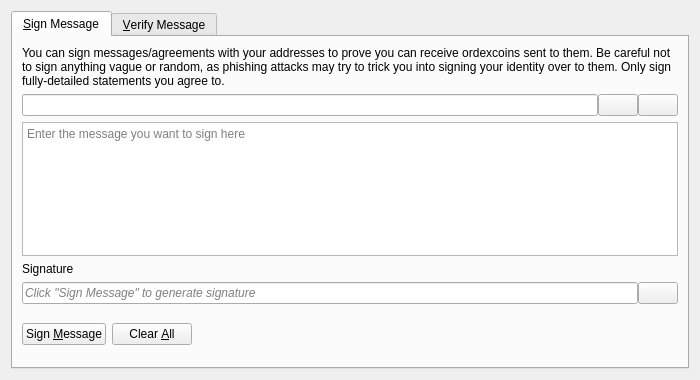
<?xml version="1.0" encoding="UTF-8"?>
<ui version="4.0">
 <class>SignVerifyMessageDialog</class>
 <widget class="QDialog" name="SignVerifyMessageDialog">
  <property name="geometry">
   <rect>
    <x>0</x>
    <y>0</y>
    <width>700</width>
    <height>380</height>
   </rect>
  </property>
  <property name="windowTitle">
   <string>Signatures - Sign / Verify a Message</string>
  </property>
  <property name="modal">
   <bool>true</bool>
  </property>
  <layout class="QVBoxLayout" name="verticalLayout">
   <item>
    <widget class="QTabWidget" name="tabWidget">
     <property name="currentIndex">
      <number>0</number>
     </property>
     <widget class="QWidget" name="tabSignMessage">
      <attribute name="title">
       <string>&amp;Sign Message</string>
      </attribute>
      <layout class="QVBoxLayout" name="verticalLayout_SM">
       <item>
        <widget class="QLabel" name="infoLabel_SM">
         <property name="text">
          <string>You can sign messages/agreements with your addresses to prove you can receive ordexcoins sent to them. Be careful not to sign anything vague or random, as phishing attacks may try to trick you into signing your identity over to them. Only sign fully-detailed statements you agree to.</string>
         </property>
         <property name="textFormat">
          <enum>Qt::PlainText</enum>
         </property>
         <property name="wordWrap">
          <bool>true</bool>
         </property>
        </widget>
       </item>
       <item>
        <layout class="QHBoxLayout" name="horizontalLayout_1_SM">
         <property name="spacing">
          <number>0</number>
         </property>
         <item>
          <widget class="QValidatedLineEdit" name="addressIn_SM">
           <property name="toolTip">
            <string>The OrdexCoin address to sign the message with</string>
           </property>
          </widget>
         </item>
         <item>
          <widget class="QPushButton" name="addressBookButton_SM">
           <property name="toolTip">
            <string>Choose previously used address</string>
           </property>
           <property name="text">
            <string/>
           </property>
           <property name="icon">
            <iconset resource="../ordexcoin.qrc">
             <normaloff>:/icons/address-book</normaloff>:/icons/address-book</iconset>
           </property>
           <property name="shortcut">
            <string>Alt+A</string>
           </property>
           <property name="autoDefault">
            <bool>false</bool>
           </property>
          </widget>
         </item>
         <item>
          <widget class="QPushButton" name="pasteButton_SM">
           <property name="toolTip">
            <string>Paste address from clipboard</string>
           </property>
           <property name="text">
            <string/>
           </property>
           <property name="icon">
            <iconset resource="../ordexcoin.qrc">
             <normaloff>:/icons/editpaste</normaloff>:/icons/editpaste</iconset>
           </property>
           <property name="shortcut">
            <string>Alt+P</string>
           </property>
           <property name="autoDefault">
            <bool>false</bool>
           </property>
          </widget>
         </item>
        </layout>
       </item>
       <item>
        <widget class="QPlainTextEdit" name="messageIn_SM">
         <property name="toolTip">
          <string>Enter the message you want to sign here</string>
         </property>
         <property name="placeholderText">
          <string>Enter the message you want to sign here</string>
         </property>
        </widget>
       </item>
       <item>
        <widget class="QLabel" name="signatureLabel_SM">
         <property name="text">
          <string>Signature</string>
         </property>
         <property name="textFormat">
          <enum>Qt::PlainText</enum>
         </property>
        </widget>
       </item>
       <item>
        <layout class="QHBoxLayout" name="horizontalLayout_2_SM">
         <property name="spacing">
          <number>0</number>
         </property>
         <item>
          <widget class="QLineEdit" name="signatureOut_SM">
           <property name="placeholderText">
            <string>Click "Sign Message" to generate signature</string>
           </property>
           <property name="font">
            <font>
             <italic>true</italic>
            </font>
           </property>
           <property name="readOnly">
            <bool>true</bool>
           </property>
          </widget>
         </item>
         <item>
          <widget class="QPushButton" name="copySignatureButton_SM">
           <property name="toolTip">
            <string>Copy the current signature to the system clipboard</string>
           </property>
           <property name="text">
            <string/>
           </property>
           <property name="icon">
            <iconset resource="../ordexcoin.qrc">
             <normaloff>:/icons/editcopy</normaloff>:/icons/editcopy</iconset>
           </property>
           <property name="autoDefault">
            <bool>false</bool>
           </property>
          </widget>
         </item>
        </layout>
       </item>
       <item>
        <layout class="QHBoxLayout" name="horizontalLayout_3_SM">
         <item>
          <widget class="QPushButton" name="signMessageButton_SM">
           <property name="toolTip">
            <string>Sign the message to prove you own this OrdexCoin address</string>
           </property>
           <property name="text">
            <string>Sign &amp;Message</string>
           </property>
           <property name="icon">
            <iconset resource="../ordexcoin.qrc">
             <normaloff>:/icons/edit</normaloff>:/icons/edit</iconset>
           </property>
           <property name="autoDefault">
            <bool>false</bool>
           </property>
          </widget>
         </item>
         <item>
          <widget class="QPushButton" name="clearButton_SM">
           <property name="toolTip">
            <string>Reset all sign message fields</string>
           </property>
           <property name="text">
            <string>Clear &amp;All</string>
           </property>
           <property name="icon">
            <iconset resource="../ordexcoin.qrc">
             <normaloff>:/icons/remove</normaloff>:/icons/remove</iconset>
           </property>
           <property name="autoDefault">
            <bool>false</bool>
           </property>
          </widget>
         </item>
         <item>
          <spacer name="horizontalSpacer_1_SM">
           <property name="orientation">
            <enum>Qt::Horizontal</enum>
           </property>
           <property name="sizeHint" stdset="0">
            <size>
             <width>40</width>
             <height>48</height>
            </size>
           </property>
          </spacer>
         </item>
         <item>
          <widget class="QLabel" name="statusLabel_SM">
           <property name="font">
            <font>
             <weight>75</weight>
             <bold>true</bold>
            </font>
           </property>
           <property name="text">
            <string/>
           </property>
           <property name="wordWrap">
            <bool>true</bool>
           </property>
          </widget>
         </item>
         <item>
          <spacer name="horizontalSpacer_2_SM">
           <property name="orientation">
            <enum>Qt::Horizontal</enum>
           </property>
           <property name="sizeHint" stdset="0">
            <size>
             <width>40</width>
             <height>48</height>
            </size>
           </property>
          </spacer>
         </item>
        </layout>
       </item>
      </layout>
     </widget>
     <widget class="QWidget" name="tabVerifyMessage">
      <attribute name="title">
       <string>&amp;Verify Message</string>
      </attribute>
      <layout class="QVBoxLayout" name="verticalLayout_VM">
       <item>
        <widget class="QLabel" name="infoLabel_VM">
         <property name="text">
          <string>Enter the receiver's address, message (ensure you copy line breaks, spaces, tabs, etc. exactly) and signature below to verify the message. Be careful not to read more into the signature than what is in the signed message itself, to avoid being tricked by a man-in-the-middle attack. Note that this only proves the signing party receives with the address, it cannot prove sendership of any transaction!</string>
         </property>
         <property name="textFormat">
          <enum>Qt::PlainText</enum>
         </property>
         <property name="alignment">
          <set>Qt::AlignLeading|Qt::AlignLeft|Qt::AlignTop</set>
         </property>
         <property name="wordWrap">
          <bool>true</bool>
         </property>
        </widget>
       </item>
       <item>
        <layout class="QHBoxLayout" name="horizontalLayout_1_VM">
         <property name="spacing">
          <number>0</number>
         </property>
         <item>
          <widget class="QValidatedLineEdit" name="addressIn_VM">
           <property name="toolTip">
            <string>The OrdexCoin address the message was signed with</string>
           </property>
          </widget>
         </item>
         <item>
          <widget class="QPushButton" name="addressBookButton_VM">
           <property name="toolTip">
            <string>Choose previously used address</string>
           </property>
           <property name="text">
            <string/>
           </property>
           <property name="icon">
            <iconset resource="../ordexcoin.qrc">
             <normaloff>:/icons/address-book</normaloff>:/icons/address-book</iconset>
           </property>
           <property name="shortcut">
            <string>Alt+A</string>
           </property>
           <property name="autoDefault">
            <bool>false</bool>
           </property>
          </widget>
         </item>
        </layout>
       </item>
       <item>
        <widget class="QPlainTextEdit" name="messageIn_VM">
          <property name="toolTip">
            <string>The signed message to verify</string>
          </property>
          <property name="placeholderText">
            <string>The signed message to verify</string>
          </property>
        </widget>
       </item>
       <item>
        <widget class="QValidatedLineEdit" name="signatureIn_VM">
          <property name="toolTip">
            <string>The signature given when the message was signed</string>
          </property>
          <property name="placeholderText">
            <string>The signature given when the message was signed</string>
          </property>
        </widget>
       </item>
       <item>
        <layout class="QHBoxLayout" name="horizontalLayout_2_VM">
         <item>
          <widget class="QPushButton" name="verifyMessageButton_VM">
           <property name="toolTip">
            <string>Verify the message to ensure it was signed with the specified OrdexCoin address</string>
           </property>
           <property name="text">
            <string>Verify &amp;Message</string>
           </property>
           <property name="icon">
            <iconset resource="../ordexcoin.qrc">
             <normaloff>:/icons/transaction_0</normaloff>:/icons/transaction_0</iconset>
           </property>
           <property name="autoDefault">
            <bool>false</bool>
           </property>
          </widget>
         </item>
         <item>
          <widget class="QPushButton" name="clearButton_VM">
           <property name="toolTip">
            <string>Reset all verify message fields</string>
           </property>
           <property name="text">
            <string>Clear &amp;All</string>
           </property>
           <property name="icon">
            <iconset resource="../ordexcoin.qrc">
             <normaloff>:/icons/remove</normaloff>:/icons/remove</iconset>
           </property>
           <property name="autoDefault">
            <bool>false</bool>
           </property>
          </widget>
         </item>
         <item>
          <spacer name="horizontalSpacer_1_VM">
           <property name="orientation">
            <enum>Qt::Horizontal</enum>
           </property>
           <property name="sizeHint" stdset="0">
            <size>
             <width>40</width>
             <height>48</height>
            </size>
           </property>
          </spacer>
         </item>
         <item>
          <widget class="QLabel" name="statusLabel_VM">
           <property name="font">
            <font>
             <weight>75</weight>
             <bold>true</bold>
            </font>
           </property>
           <property name="text">
            <string/>
           </property>
           <property name="wordWrap">
            <bool>true</bool>
           </property>
          </widget>
         </item>
         <item>
          <spacer name="horizontalSpacer_2_VM">
           <property name="orientation">
            <enum>Qt::Horizontal</enum>
           </property>
           <property name="sizeHint" stdset="0">
            <size>
             <width>40</width>
             <height>48</height>
            </size>
           </property>
          </spacer>
         </item>
        </layout>
       </item>
      </layout>
     </widget>
    </widget>
   </item>
  </layout>
 </widget>
 <customwidgets>
  <customwidget>
   <class>QValidatedLineEdit</class>
   <extends>QLineEdit</extends>
   <header>qt/qvalidatedlineedit.h</header>
  </customwidget>
 </customwidgets>
 <resources>
  <include location="../ordexcoin.qrc"/>
 </resources>
 <connections/>
</ui>
